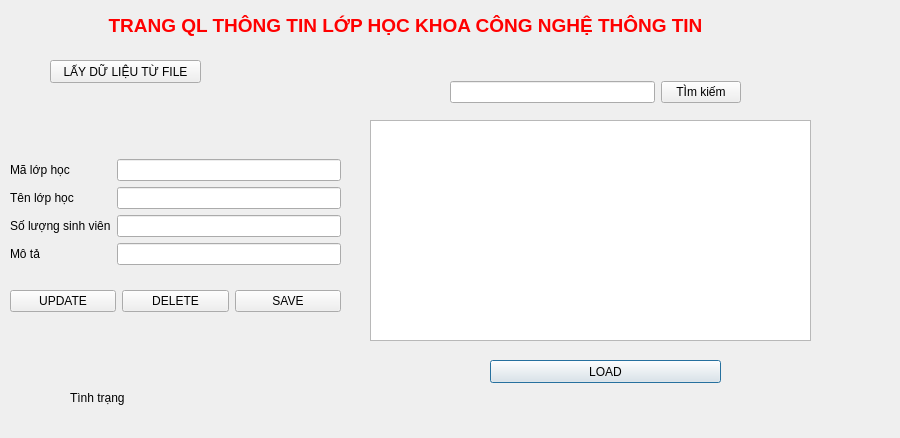
<?xml version="1.0" encoding="UTF-8"?>
<ui version="4.0">
 <class>themlophoc</class>
 <widget class="QDialog" name="themlophoc">
  <property name="geometry">
   <rect>
    <x>0</x>
    <y>0</y>
    <width>900</width>
    <height>438</height>
   </rect>
  </property>
  <property name="windowTitle">
   <string>Dialog</string>
  </property>
  <widget class="QLabel" name="label">
   <property name="geometry">
    <rect>
     <x>20</x>
     <y>10</y>
     <width>771</width>
     <height>31</height>
    </rect>
   </property>
   <property name="text">
    <string>&lt;html&gt;&lt;head/&gt;&lt;body&gt;&lt;p align=&quot;center&quot;&gt;&lt;span style=&quot; font-size:14pt; font-weight:600; color:#ff0000;&quot;&gt;TRANG QL THÔNG TIN LỚP HỌC KHOA CÔNG NGHỆ THÔNG TIN&lt;/span&gt;&lt;/p&gt;&lt;/body&gt;&lt;/html&gt;</string>
   </property>
  </widget>
  <widget class="QLabel" name="tinhtrang">
   <property name="geometry">
    <rect>
     <x>70</x>
     <y>390</y>
     <width>141</width>
     <height>16</height>
    </rect>
   </property>
   <property name="text">
    <string>Tình trạng</string>
   </property>
  </widget>
  <widget class="QTableView" name="tableView">
   <property name="geometry">
    <rect>
     <x>370</x>
     <y>120</y>
     <width>441</width>
     <height>221</height>
    </rect>
   </property>
  </widget>
  <widget class="QPushButton" name="pushButton_4">
   <property name="geometry">
    <rect>
     <x>490</x>
     <y>360</y>
     <width>231</width>
     <height>23</height>
    </rect>
   </property>
   <property name="text">
    <string>LOAD</string>
   </property>
  </widget>
  <widget class="QWidget" name="layoutWidget">
   <property name="geometry">
    <rect>
     <x>10</x>
     <y>140</y>
     <width>331</width>
     <height>191</height>
    </rect>
   </property>
   <layout class="QVBoxLayout" name="verticalLayout_4">
    <item>
     <layout class="QVBoxLayout" name="verticalLayout_3">
      <item>
       <layout class="QHBoxLayout" name="horizontalLayout">
        <item>
         <layout class="QVBoxLayout" name="verticalLayout_2">
          <item>
           <widget class="QLabel" name="label_2">
            <property name="text">
             <string>Mã lớp học</string>
            </property>
           </widget>
          </item>
          <item>
           <widget class="QLabel" name="label_3">
            <property name="text">
             <string>Tên lớp học </string>
            </property>
           </widget>
          </item>
          <item>
           <widget class="QLabel" name="label_4">
            <property name="text">
             <string>Số lượng sinh viên</string>
            </property>
           </widget>
          </item>
          <item>
           <widget class="QLabel" name="label_5">
            <property name="text">
             <string>Mô tả</string>
            </property>
           </widget>
          </item>
         </layout>
        </item>
        <item>
         <layout class="QVBoxLayout" name="verticalLayout">
          <item>
           <widget class="QLineEdit" name="malop"/>
          </item>
          <item>
           <widget class="QLineEdit" name="tenlop"/>
          </item>
          <item>
           <widget class="QLineEdit" name="soluong"/>
          </item>
          <item>
           <widget class="QLineEdit" name="mota"/>
          </item>
         </layout>
        </item>
       </layout>
      </item>
     </layout>
    </item>
    <item>
     <layout class="QHBoxLayout" name="horizontalLayout_2">
      <item>
       <widget class="QPushButton" name="bt_sua">
        <property name="text">
         <string>UPDATE</string>
        </property>
       </widget>
      </item>
      <item>
       <widget class="QPushButton" name="bt_xoa">
        <property name="text">
         <string>DELETE</string>
        </property>
       </widget>
      </item>
      <item>
       <widget class="QPushButton" name="bt_them">
        <property name="text">
         <string>SAVE</string>
        </property>
       </widget>
      </item>
     </layout>
    </item>
   </layout>
  </widget>
  <widget class="QWidget" name="layoutWidget">
   <property name="geometry">
    <rect>
     <x>450</x>
     <y>80</y>
     <width>291</width>
     <height>25</height>
    </rect>
   </property>
   <layout class="QHBoxLayout" name="horizontalLayout_4">
    <item>
     <layout class="QHBoxLayout" name="horizontalLayout_3">
      <item>
       <widget class="QLineEdit" name="timkiem3"/>
      </item>
     </layout>
    </item>
    <item>
     <widget class="QPushButton" name="bu_timkiem">
      <property name="text">
       <string>TÌm kiếm</string>
      </property>
     </widget>
    </item>
   </layout>
  </widget>
  <widget class="QPushButton" name="bt_laydl">
   <property name="geometry">
    <rect>
     <x>50</x>
     <y>60</y>
     <width>151</width>
     <height>23</height>
    </rect>
   </property>
   <property name="text">
    <string>LẤY DỮ LIỆU TỪ FILE</string>
   </property>
  </widget>
 </widget>
 <resources/>
 <connections/>
</ui>
